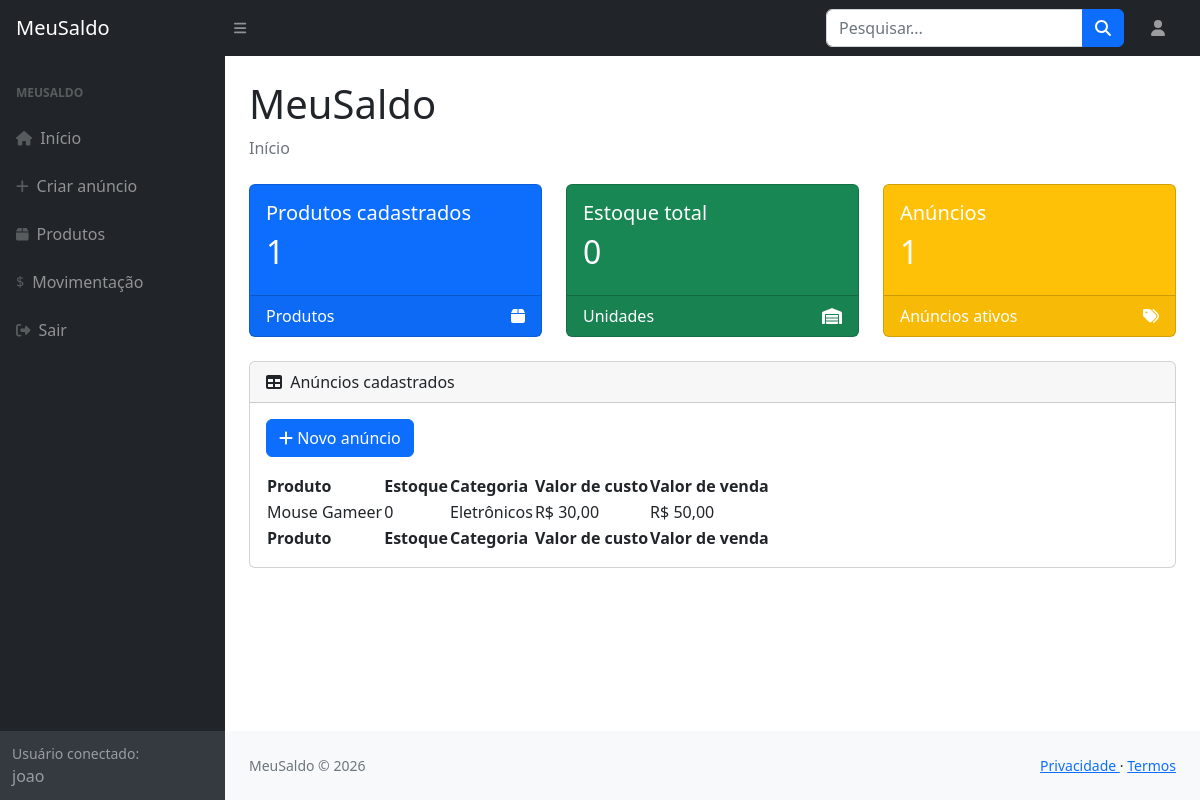
Before: /MeuSaldo/index.php (signed in) with the older database file.
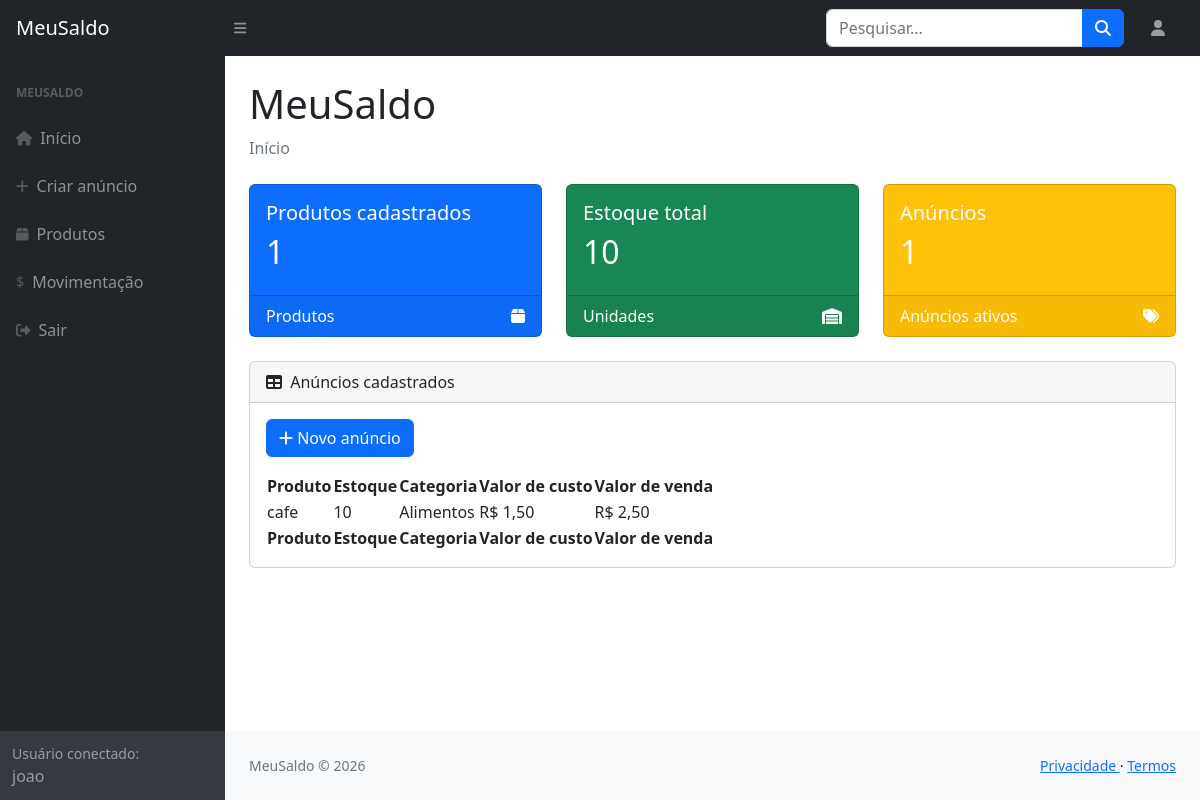
After: the same page with the newer database file.
### tables this page shows
CREATE TABLE `anuncios` (
  `idAnuncio` int NOT NULL,
  `Usuarios_idUsuario` int NOT NULL,
  `nomeProduto` varchar(30) NOT NULL,
  `estoqueProduto` int NOT NULL,
  `categoriaAnuncio` varchar(50) NOT NULL,
  `valorCustoAnuncio` decimal(10,2) NOT NULL,
  `valorAnuncio` decimal(10,2) NOT NULL
);

### MeuSaldo/header.php (called while the page is built, shortened)
<?php
    if(isset($_SESSION['logado']) && $_SESSION['logado'] === true){
        $idUsuario    = $_SESSION['idUsuario'];
        $nomeUsuario  = $_SESSION['nomeUsuario'];
        $nomeCompleto = explode(' ', $nomeUsuario);
        $primeiroNome = $nomeCompleto[0];
    }
?>

### MeuSaldo/index.php (the view, shortened to what this page needs)
<?php include "header.php" ?>
<?php
include "conexaoBD.php";
$idUsuario = (int) $idUsuario;
$sqlAnuncios = "SELECT
                    idAnuncio,
                    nomeProduto,
                    estoqueProduto,
                    categoriaAnuncio,
                    valorCustoAnuncio,
                    valorAnuncio
                FROM Anuncios
                WHERE Usuarios_idUsuario = $idUsuario
                ORDER BY idAnuncio DESC";
$resultadoAnuncios = mysqli_query($conn, $sqlAnuncios);
$quantidadeProdutos = mysqli_num_rows($resultadoAnuncios);
$sqlEstoque = "SELECT SUM(estoqueProduto) AS estoqueTotal
               FROM Anuncios
               WHERE Usuarios_idUsuario = $idUsuario";
$resultadoEstoque = mysqli_query($conn, $sqlEstoque);
$dadosEstoque = mysqli_fetch_assoc($resultadoEstoque);
$estoqueTotal = $dadosEstoque['estoqueTotal'] ?? 0;
$resultadoAnuncios = mysqli_query($conn, $sqlAnuncios);
?>
<!DOCTYPE html>
<html lang="pt-br">
<head>
    <link href="https://cdn.jsdelivr.net/npm/simple-datatables@7.1.2/dist/style.min.css"
          rel="stylesheet" />
    <link href="css/styles.css"
          rel="stylesheet" />
</head>
<body class="sb-nav-fixed">
<nav class="sb-topnav navbar navbar-expand navbar-dark bg-dark">
    <a class="navbar-brand ps-3"
       href="index.php">
        MeuSaldo
    </a>
    <button class="btn btn-link btn-sm order-1 order-lg-0 me-4 me-lg-0"
            id="sidebarToggle"
            href="#!">
        <i class="fas fa-bars"></i>
    </button>
    <form class="d-none d-md-inline-block form-inline ms-auto me-0 me-md-3 my-2 my-md-0">
        <div class="input-group">
            <input class="form-control"
                   type="text"
                   placeholder="Pesquisar..."
                   aria-label="Pesquisar" />
            <button class="btn btn-primary"
                    id="btnNavbarSearch"
                    type="button">
                <i class="fas fa-search"></i>
            </button>
        </div>
    </form>
    <?php
        if(isset($_SESSION['logado']) && $_SESSION['logado'] === true){
            echo"
            <ul class='navbar-nav ms-auto ms-md-0 me-3 me-lg-4'>
                <li class='nav-item dropdown'>
                    <a class='nav-link '
                    id='navbarDropdown'
                    href='#'
                    role='button'
                    data-bs-toggle=dropdown'
                    aria-expanded='false'>
                        <i class='fas fa-user fa-fw'></i>
                    </a>
        ";
        }
    ?>
</nav>
<div id="layoutSidenav">
    <div id="layoutSidenav_nav">
        <nav class="sb-sidenav accordion sb-sidenav-dark"
             id="sidenavAccordion">
            <div class="sb-sidenav-menu">
                <div class="nav">
                    <div class="sb-sidenav-menu-heading">
                        MeuSaldo
                    </div>
                    <a class="nav-link"
                       href="index.php">
                        <div class="sb-nav-link-icon">
                            <i class="fas fa-home"></i>
                        </div>
                        Início
                    </a>
                    <?php
                        if(isset($_SESSION['logado']) && $_SESSION['logado'] === true){
                        echo"
                            <a class='nav-link'
                            href='formAnuncio.php'>
                                <div class='sb-nav-link-icon'>
                                    <i class='fas fa-plus'></i>
                                </div>
                                Criar anúncio
                            </a>
                            <a class='nav-link'
                            href='listaProdutos.php'>
                                <div class='sb-nav-link-icon'>
                                    <i class='fas fa-box'></i>
                                </div>
                                Produtos
                            </a>
                            <a class='nav-link'
                            href='movimentacao.php'>
                                <div class='sb-nav-link-icon'>
                                    $
                                </div>
                                Movimentação
                            </a>
                            <a class='nav-link'
                            href='logout.php'>
                                <div class='sb-nav-link-icon'>
                                    <i class='fas fa-sign-out-alt'></i>
                                </div>
                                Sair
                            </a>
                            ";
                        }
                    ?>
                </div>
            </div>
            <div class="sb-sidenav-footer">
                <div class="small">
                    Usuário conectado:
                </div>
                <?php
                if (isset($primeiroNome)) {
                    echo htmlspecialchars($primeiroNome);
                } else {
                    echo "Nenhum usuário conectado";
                }
                ?>
            </div>
        </nav>
    </div>
    <div id="layoutSidenav_content">
        <main>
            <div class="container-fluid px-4">
                <h1 class="mt-4">
                    MeuSaldo
                </h1>
                <ol class="breadcrumb mb-4">
                    <li class="breadcrumb-item active">
                        Início
                    </li>
                </ol>
                <div class="row">
                    <div class="col-xl-4 col-md-6">
                        <div class="card bg-primary text-white mb-4">
                            <div class="card-body">
                                <h5>
                                    Produtos cadastrados
                                </h5>
                                <h2>
                                    <?php
                                    echo $quantidadeProdutos;
                                    ?>
                                </h2>
                            </div>
                            <div class="card-footer d-flex align-items-center justify-content-between">
                                <span>
                                    Produtos
                                </span>
                                <i class="fas fa-box"></i>
                            </div>
                        </div>
                    </div>
                    <div class="col-xl-4 col-md-6">
                        <div class="card bg-success text-white mb-4">
                            <div class="card-body">
                                <h5>
                                    Estoque total
                                </h5>
                                <h2>
                                    <?php
                                    echo $estoqueTotal;
                                    ?>
                                </h2>
                            </div>
                            <div class="card-footer d-flex align-items-center justify-content-between">
                                <span>
                                    Unidades
                                </span>
                                <i class="fas fa-warehouse"></i>
                            </div>
                        </div>
                    </div>
                    <div class="col-xl-4 col-md-6">
                        <div class="card bg-warning text-white mb-4">
                            <div class="card-body">
                                <h5>
                                    Anúncios
                                </h5>
                                <h2>
                                    <?php
                                    echo $quantidadeProdutos;
                                    ?>
                                </h2>
                            </div>
                            <div class="card-footer d-flex align-items-center justify-content-between">
                                <span>
                                    Anúncios ativos
                                </span>
                                <i class="fas fa-tags"></i>
                            </div>
                        </div>
                    </div>
                </div>
                <div class="card mb-4">
                    <div class="card-header">
                        <i class="fas fa-table me-1"></i>
                        Anúncios cadastrados
                    </div>
                    <div class="card-body">
                        <div class="mb-3">
                            <a href="formAnuncio.php"
                               class="btn btn-primary">
                                <i class="fas fa-plus"></i>
                                Novo anúncio
                            </a>
                        </div>
                        <div class="table-responsive">
                            <table id="datatablesSimple">
                                <thead>
                                    <tr>
                                        <th>Produto</th>
                                        <th>Estoque</th>
                                        <th>Categoria</th>
                                        <th>Valor de custo</th>
                                        <th>Valor de venda</th>
                                    </tr>
                                </thead>
                                <tfoot>
                                    <tr>
                                        <th>Produto</th>
                                        <th>Estoque</th>
                                        <th>Categoria</th>
                                        <th>Valor de custo</th>
                                        <th>Valor de venda</th>
                                    </tr>
                                </tfoot>
                                <tbody>
                                <?php
                                if (
                                    $resultadoAnuncios &&
                                    mysqli_num_rows($resultadoAnuncios) > 0
                                ) {
                                    while (
                                        $anuncio =
                                        mysqli_fetch_assoc(
                                            $resultadoAnuncios
                                        )
                                    ) {
                                        ?>
                                        <tr>
                                            <td>
                                                <?php
                                                echo htmlspecialchars(
                                                    $anuncio['nomeProduto']
                                                );
                                                ?>
                                            </td>
                                            <td>
                                                <?php
                                                echo htmlspecialchars(
                                                    $anuncio['estoqueProduto']
                                                );
                                                ?>
                                            </td>
                                            <td>
                                                <?php
                                                echo htmlspecialchars(
                                                    $anuncio['categoriaAnuncio']
                                                );
                                                ?>
                                            </td>
                                            <td>
                                                R$
                                                <?php
                                                echo number_format(
                                                    $anuncio[
                                                        'valorCustoAnuncio'
                                                    ],
                                                    2,
                                                    ',',
                                                    '.'
                                                );
                                                ?>
                                            </td>
                                            <td>
                                                R$
                                                <?php
                                                echo number_format(
                                                    $anuncio[
                                                        'valorAnuncio'
                                                    ],
                                                    2,
                                                    ',',
                                                    '.'
                                                );
                                                ?>
                                            </td>
                                        </tr>
                                        <?php
                                    }
                                }
                                ?>
                                </tbody>
                            </table>
                        </div>
                    </div>
                </div>
            </div>
        </main>
        <footer class="py-4 bg-light mt-auto">
            <div class="container-fluid px-4">
                <div class="d-flex align-items-center justify-content-between small">
                    <div class="text-muted">
                        MeuSaldo © 2026
                    </div>
                    <div>
                        <a href="#">
                            Privacidade
                        </a>
                        &middot;
                        <a href="#">
                            Termos
                        </a>
                    </div>
                </div>
            </div>
        </footer>
    </div>
</div>
</body>
</html>

Changed rows visible on the page:
removed anuncios: nomeProduto "Mouse Gameer", estoqueProduto "0", categoriaAnuncio "Eletrônicos", valorCustoAnuncio "30,00", valorAnuncio "50,00"
added anuncios: nomeProduto "cafe", estoqueProduto "10", categoriaAnuncio "Alimentos", valorCustoAnuncio "1,50", valorAnuncio "2,50"
Other visible differences:
$estoqueTotal: "0" → "10"
